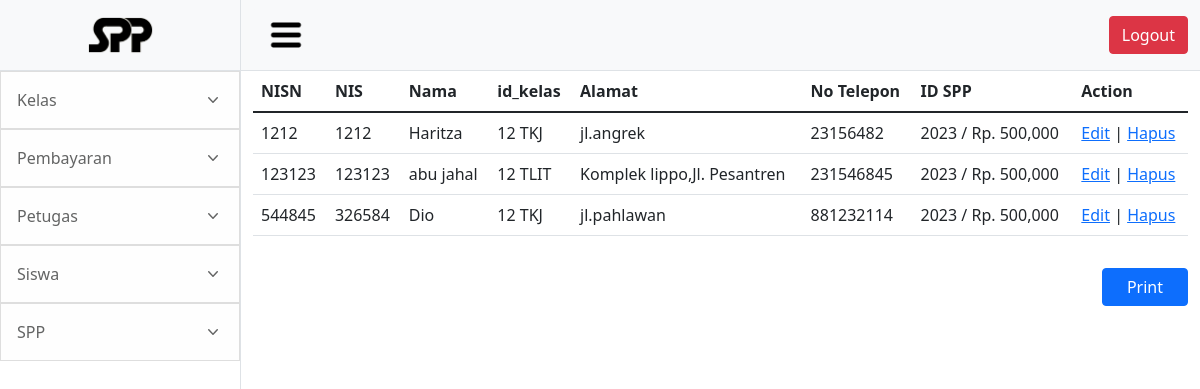
The page /index/siswa/siswa.php on the database its author committed.
### tables this page shows
CREATE TABLE `siswa` (
  `nisn` int(10) NOT NULL,
  `nis` int(8) NOT NULL,
  `nama` varchar(35) NOT NULL,
  `id_kelas` int(11) NOT NULL,
  `alamat` text NOT NULL,
  `no_telp` int(13) NOT NULL,
  `id_spp` int(11) NOT NULL
);

CREATE TABLE `kelas` (
  `id_kelas` int(11) NOT NULL,
  `nama_kelas` varchar(10) NOT NULL,
  `kompetensi_keahlian` varchar(50) NOT NULL
);

CREATE TABLE `spp` (
  `id_spp` int(11) NOT NULL,
  `tahun` int(11) NOT NULL,
  `nominal` int(11) NOT NULL
);

### index/siswa/getData.php (the view, shortened to what this page needs)
<?php
include 'koneksi.php';
$sql ="SELECT * FROM siswa as a LEFT JOIN kelas as b ON a.id_kelas = b.id_kelas LEFT JOIN spp as c ON a.id_spp = c.id_spp";
$query = mysqli_query($kon, $sql);
echo '<table class="table">
    <thead>
    <tr>
    <th scope="col">NISN</th>
    <th scope="col">NIS</th>
    <th scope="col">Nama</th>
    <th scope="col">id_kelas</th>
    <th scope="col">Alamat</th>
    <th scope="col">No Telepon</th>
    <th scope="col">ID SPP</th>
    <th scope="col">Action</th>
    </tr>
</thead>
<tbody>';
while ($row = mysqli_fetch_array($query))
{
    $nominal =$row['nominal'] ;
	echo '<tr>
			<td>'.$row['nisn'].'</td>
			<td>'.$row['nis'].'</td>
			<td>'.$row['nama'].'</td>
			<td>'.$row['nama_kelas'].'</td>
			<td>'.$row['alamat'].'</td>
			<td>'.$row['no_telp'].'</td>
			<td>'.$row['tahun'].' / Rp. '.number_format($nominal).' </td>
            <td>
              <a href="EditSiswa.php?id='.$row['nisn'].'">Edit</a> |
              <a onclick="return confirm(\'Anda yakin akan menghapus data ini?\')" href="HapusData.php?id='.$row['nisn'].'">Hapus</a>
          </td>
		</tr>';
}
echo '
	</tbody>
</table>';
?>

### index/siswa/siswa.php (shortened to what this page needs)
<!DOCTYPE html>
<html lang="en">
    <head>
    <?php
            include('../../components/header.php')
            ?>
    </head>
    <body>
        <div class="d-flex" id="wrapper">
            <?php
            include('../../components/sidebar.php')
            ?>
                <div class="container-fluid">
                    <?php
                    include 'getData.php';
                    ?>
                </div>
                <div class="col d-flex justify-content-end container">
                    <a class="btn btn-primary mt-3 px-4" href="cetak.php" role="button" target="_blank">Print</a>
                </div>
            </div>
        </div>
    </body>
</html>

### components/header.php (shortened to what this page needs)
<link href="../asset/css/styles.css" rel="stylesheet" />

### components/sidebar.php (shortened to what this page needs)
    <div class="border-end bg-white" id="sidebar-wrapper">
    <div class="sidebar-heading border-bottom bg-light text-center"><a href="../index.php"><img src="../asset/img/logo-spp.png" alt="logo" width="79px" style="height: auto;"></a></div>
    <div class="list-group list-group-flush">
        <div class="dropdown">
                <a class="d-flex align-items-center justify-content-between list-group-item list-group-item-action list-group-item-light p-3 dropdown-toggle" type="button" data-bs-toggle="dropdown" aria-expanded="false">
                    <div class="text-center">Kelas</div>
                    <svg xmlns="http://www.w3.org/2000/svg" viewBox="0 0 20 20" fill="currentColor" width="20px" style="height: auto;">
                        <path fill-rule="evenodd" d="M5.23 7.21a.75.75 0 011.06.02L10 11.168l3.71-3.938a.75.75 0 111.08 1.04l-4.25 4.5a.75.75 0 01-1.08 0l-4.25-4.5a.75.75 0 01.02-1.06z" clip-rule="evenodd" />
                    </svg>
                </a>
        </div>
        <div class="dropdown">
            <a class="d-flex align-items-center justify-content-between list-group-item list-group-item-action list-group-item-light p-3 dropdown-toggle" type="button" data-bs-toggle="dropdown" aria-expanded="false">
                <div class="text-center">Pembayaran</div>
                <svg xmlns="http://www.w3.org/2000/svg" viewBox="0 0 20 20" fill="currentColor" width="20px" style="height: auto;">
                    <path fill-rule="evenodd" d="M5.23 7.21a.75.75 0 011.06.02L10 11.168l3.71-3.938a.75.75 0 111.08 1.04l-4.25 4.5a.75.75 0 01-1.08 0l-4.25-4.5a.75.75 0 01.02-1.06z" clip-rule="evenodd" />
                </svg>
            </a>
        </div>
        <div class="dropdown">
            <a class="d-flex align-items-center justify-content-between list-group-item list-group-item-action list-group-item-light p-3 dropdown-toggle" type="button" data-bs-toggle="dropdown" aria-expanded="false">
                <div class="text-center">Petugas</div>
                <svg xmlns="http://www.w3.org/2000/svg" viewBox="0 0 20 20" fill="currentColor" width="20px" style="height: auto;">
                    <path fill-rule="evenodd" d="M5.23 7.21a.75.75 0 011.06.02L10 11.168l3.71-3.938a.75.75 0 111.08 1.04l-4.25 4.5a.75.75 0 01-1.08 0l-4.25-4.5a.75.75 0 01.02-1.06z" clip-rule="evenodd" />
                </svg>
            </a>
        </div>
        <div class="dropdown">
            <a class="d-flex align-items-center justify-content-between list-group-item list-group-item-action list-group-item-light p-3 dropdown-toggle" type="button" data-bs-toggle="dropdown" aria-expanded="false">
                <div class="text-center">Siswa</div>
                <svg xmlns="http://www.w3.org/2000/svg" viewBox="0 0 20 20" fill="currentColor" width="20px" style="height: auto;">
                    <path fill-rule="evenodd" d="M5.23 7.21a.75.75 0 011.06.02L10 11.168l3.71-3.938a.75.75 0 111.08 1.04l-4.25 4.5a.75.75 0 01-1.08 0l-4.25-4.5a.75.75 0 01.02-1.06z" clip-rule="evenodd" />
                </svg>
            </a>
        </div>
        <div class="dropdown">
            <a class="d-flex align-items-center justify-content-between list-group-item list-group-item-action list-group-item-light p-3 dropdown-toggle" type="button" data-bs-toggle="dropdown" aria-expanded="false">
                <div class="text-center">SPP</div>
                <svg xmlns="http://www.w3.org/2000/svg" viewBox="0 0 20 20" fill="currentColor" width="20px" style="height: auto;">
                    <path fill-rule="evenodd" d="M5.23 7.21a.75.75 0 011.06.02L10 11.168l3.71-3.938a.75.75 0 111.08 1.04l-4.25 4.5a.75.75 0 01-1.08 0l-4.25-4.5a.75.75 0 01.02-1.06z" clip-rule="evenodd" />
                </svg>
            </a>
        </div>
    </div>
</div>
<div id="page-content-wrapper">
    <nav class="navbar navbar-expand-lg navbar-light bg-light border-bottom">
        <div class="container-fluid">
            <button class="btn btn-light" id="sidebarToggle">
                <img src="../asset/img/navbar.png" alt="navbar" class="img-fluid" width="40px">
            </button>
            <a class="btn btn-danger" href="../../logout.php ">Logout</a>
        </div>
    </nav>

### components/header.php (style rules this page uses)
.dropdown-toggle::after { display: none; }

### rows shown on the page
siswa: nisn "1212", nis "1212", nama "Haritza", id_kelas.nama_kelas "12 TKJ", alamat "jl.angrek", no_telp "23156482", id_spp.tahun "2023", id_spp.nominal "500,000"
siswa: nisn "123123", nis "123123", nama "abu jahal", id_kelas.nama_kelas "12 TLIT", alamat "Komplek lippo,Jl. Pesantren", no_telp "231546845", id_spp.tahun "2023", id_spp.nominal "500,000"
siswa: nisn "544845", nis "326584", nama "Dio", id_kelas.nama_kelas "12 TKJ", alamat "jl.pahlawan", no_telp "881232114", id_spp.tahun "2023", id_spp.nominal "500,000"
